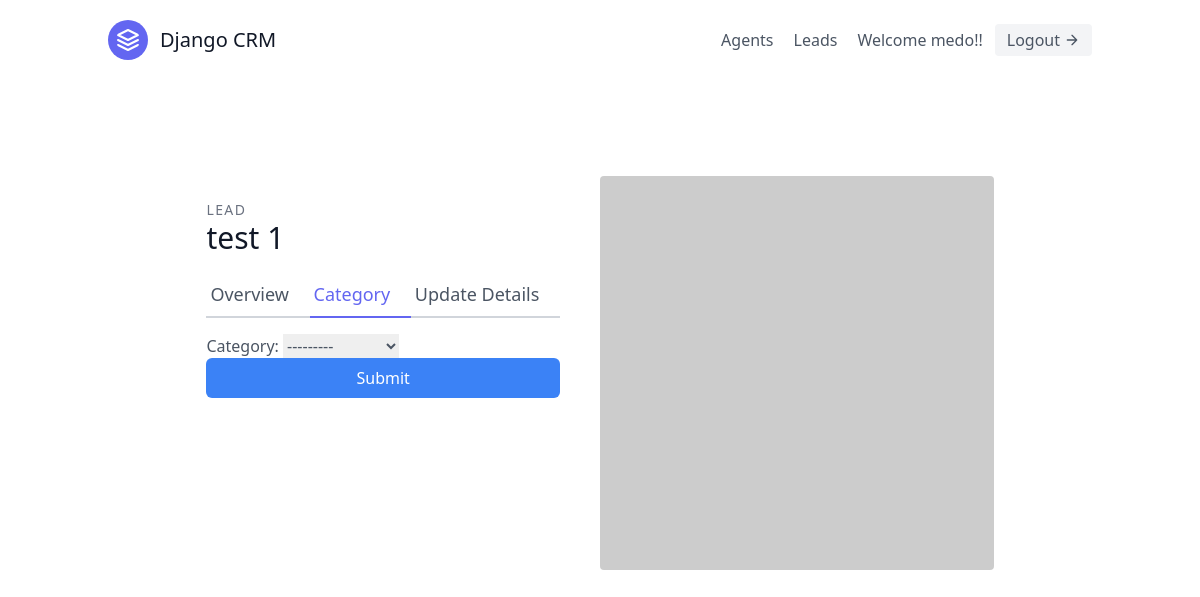
The app's page /base/4/category/ (signed in), older data.
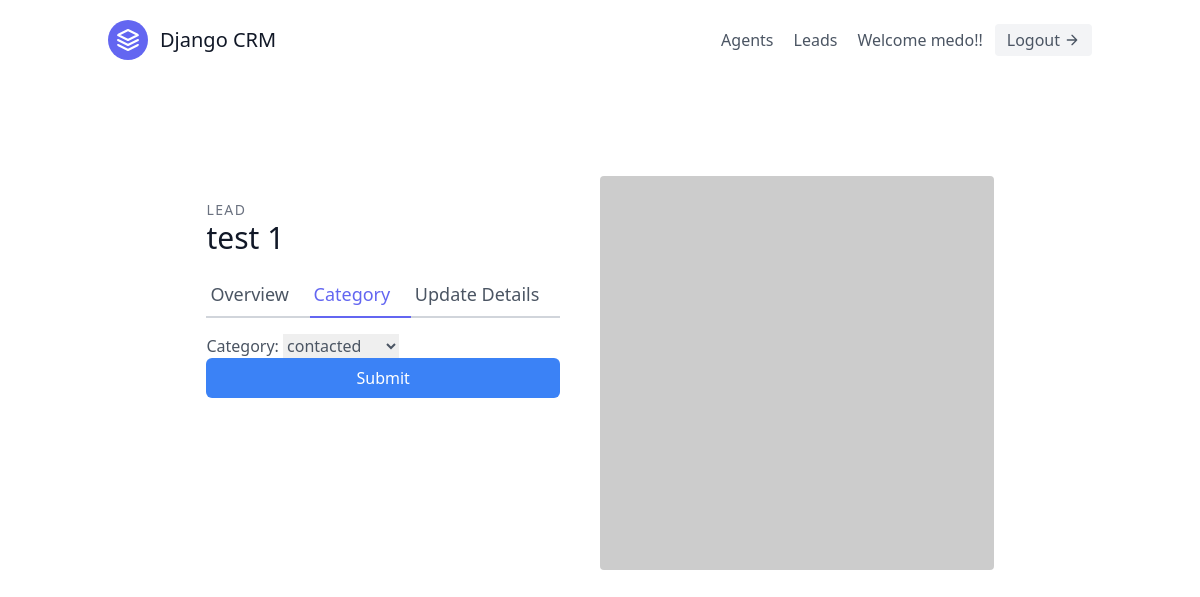
The same page, newer data.
### base/models.py (models this page shows, shortened)
class Lead(models.Model):
    first_name = models.CharField(max_length= 30)
    last_name = models.CharField(max_length= 30)
    age = models.IntegerField(default=0)
    organisation = models.ForeignKey(UserProfile, on_delete=models.CASCADE)
    agent = models.ForeignKey("Agent", null= True, blank= True, on_delete= models.SET_NULL)
    category = models.ForeignKey('Category', related_name='leads', null= True, blank= True, on_delete=models.SET_NULL)
    description = models.TextField()
    date_added = models.DateTimeField(auto_now_add= True)
    phone_number = models.CharField(max_length=15)
    email = models.EmailField()

### base/views.py (the view, shortened to what this page needs)
# urls.py: path('<int:pk>/category/', LeadCategoryUpdateView.as_view(), name='lead-category-update'),
class LeadCategoryUpdateView(LoginRequiredMixin, UpdateView):
    template_name = 'base/lead_category_update.html'
    form_class = LeadCategoryUpdateForm
    def get_queryset(self):
        user = self.request.user
        if user.is_organisor:
            queryset = Lead.objects.filter(organisation= user.userprofile)
        else:
            queryset = Lead.objects.filter(organisation= user.agent.organisation)
            queryset = queryset.filter(agent__user= user)
        return queryset

### base/forms.py
class LeadCategoryUpdateForm(forms.ModelForm):
    class Meta:
        model = Lead
        fields = ('category',)

### base/models.py (called while the page is built)
    def __str__(self) -> str:
        return self.name

### base/templates/base/lead_category_update.html (shortened to what this page needs)
{% extends 'base.html' %}
{% load tailwind_filters %}
{% block content %}
<section class="text-gray-600 body-font overflow-hidden">
    <div class="container px-5 py-24 mx-auto">
      <div class="lg:w-4/5 mx-auto flex flex-wrap">
        <div class="lg:w-1/2 w-full lg:pr-10 lg:py-6 mb-6 lg:mb-0">
          <h2 class="text-sm title-font text-gray-500 tracking-widest">LEAD</h2>
          <h1 class="text-gray-900 text-3xl title-font font-medium mb-4">{{ lead.first_name }} {{ lead.last_name }}</h1>
          <div class="flex mb-4">
            <a href="{% url 'base:lead-detail' lead.pk %}" class="flex-grow border-b-2 border-gray-300 py-2 text-lg px-1">
                Overview
            </a>
            <a href="{% url 'base:lead-category-update' lead.pk %}" class="flex-grow text-indigo-500 border-b-2 border-indigo-500 py-2 text-lg px-1">
                Category
            </a>
            <a href="{% url 'base:lead-update' lead.pk %}" class="flex-grow border-b-2 border-gray-300 py-2 text-lg px-1">
                Update Details
            </a>
          </div>
          <form method="POST">
            {{ form|crispy }}
            <button type="submit" class="text-white w-full bg-blue-500 hover:bg-blue-600 px-3 py-2 rounded-md">Submit</button>
        </form>
        </div>
        <img alt="ecommerce" class="lg:w-1/2 w-full lg:h-auto h-64 object-cover object-center rounded" src="https://dummyimage.com/400x400">
      </div>
    </div>
  </section>
{% endblock %}

Row changes from the older to the newer data that the page shows:
changed Lead "test": category "---------" → "contacted"
